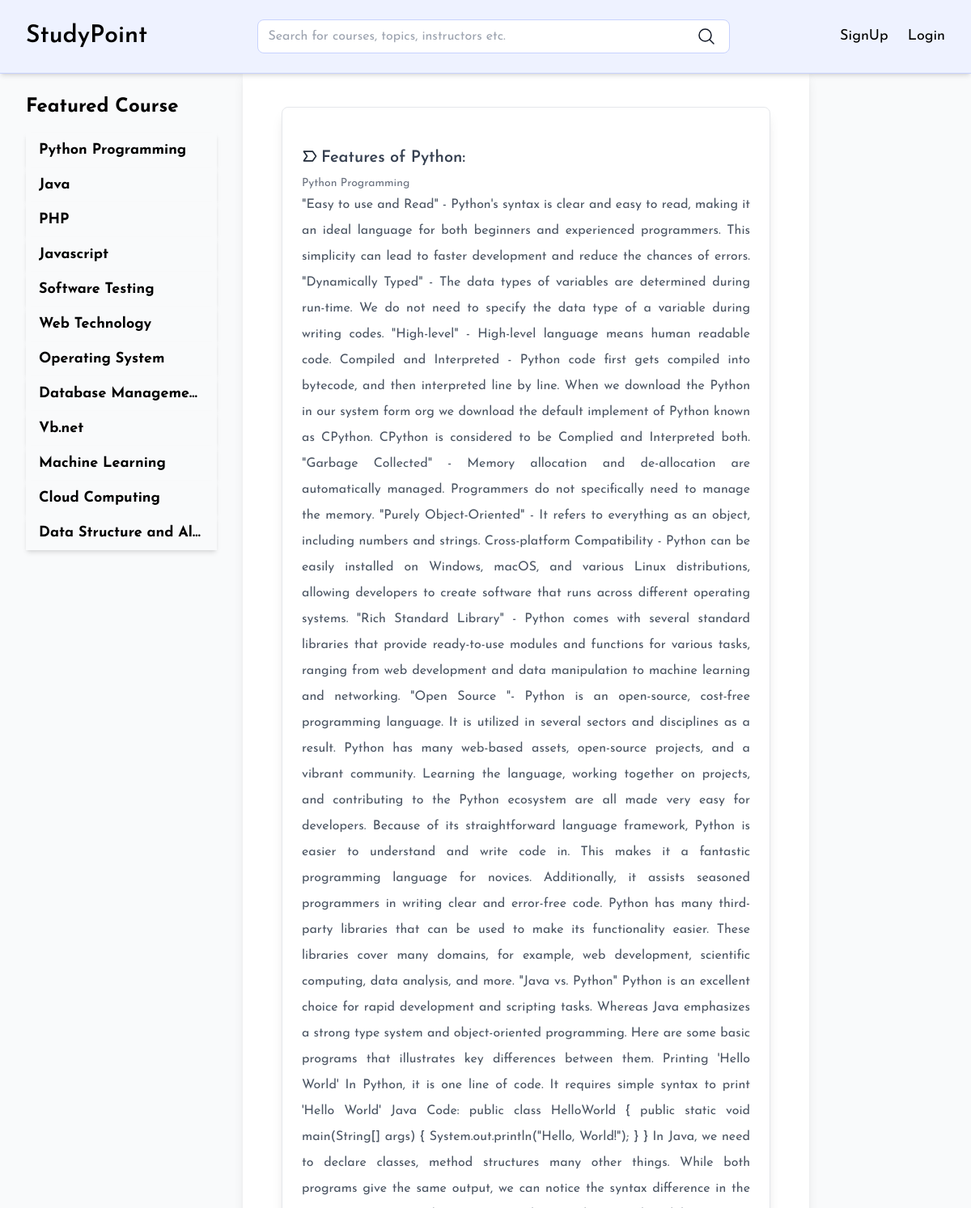
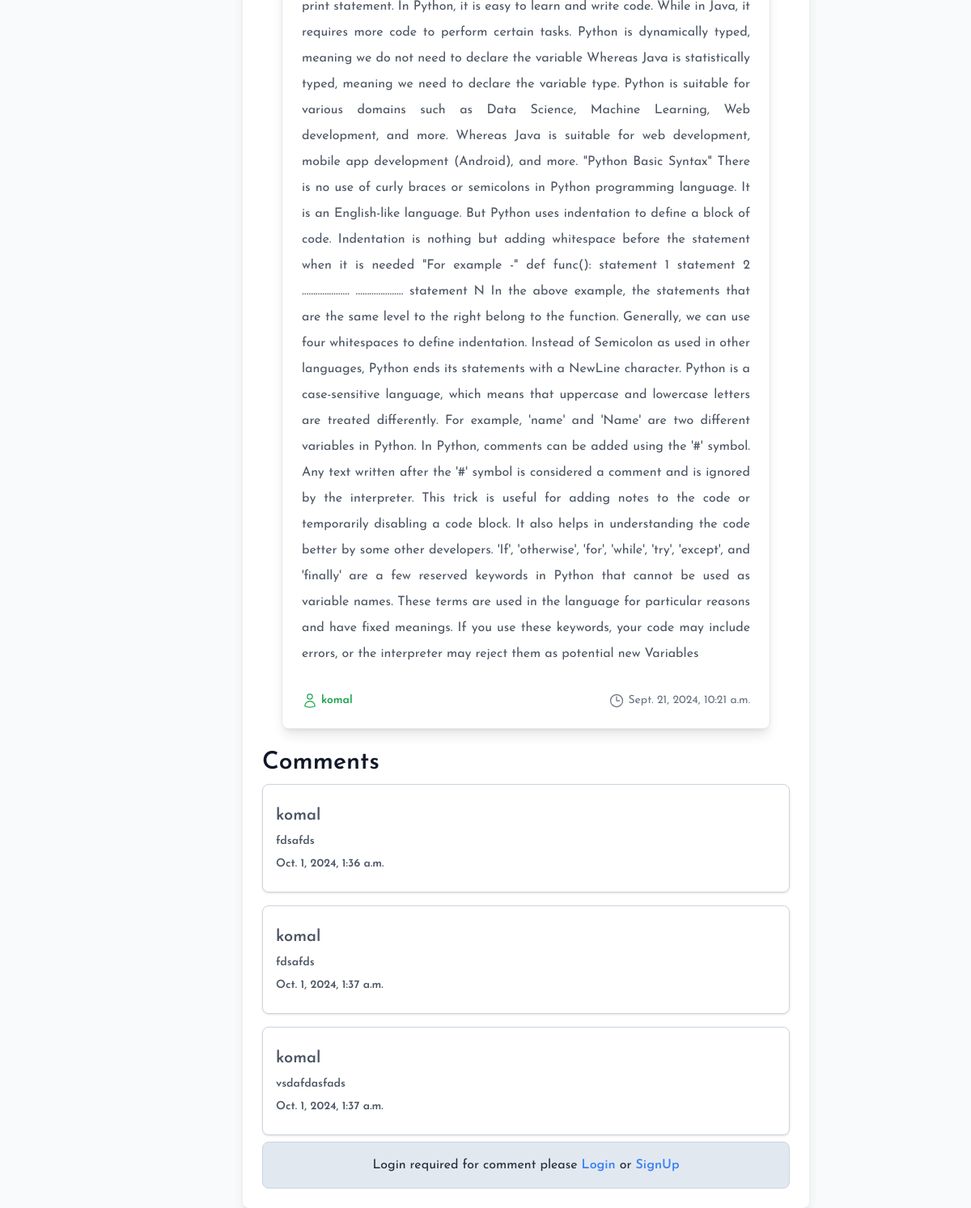
Page /single-view/2 on the committed database (2 pictures, top to bottom).
### cms/models.py (models this page shows, shortened)
class Topics(models.Model):
    name = models.CharField(max_length=200)
    description = models.TextField()
    created_at = models.DateTimeField(auto_now_add=True)

class Content(models.Model):
    topic = models.ForeignKey(Topics, on_delete=models.CASCADE)
    tutorial = models.ForeignKey(Tutorial, on_delete=models.CASCADE)
    title = models.CharField(max_length=200)
    content = models.TextField()
    created_at = models.DateTimeField(auto_now_add=True)
    image = models.ImageField(upload_to='content/')
    author = models.ForeignKey(User, on_delete=models.SET_NULL, blank=True, null=True)

class Comment(models.Model):
    content_id = models.ForeignKey(Content, on_delete=models.CASCADE)
    user_id = models.ForeignKey(User, on_delete=models.CASCADE)
    comment = models.TextField()
    created_at = models.DateTimeField(default=timezone.now)

### cms/views.py (the view)
# urls.py: path("single-view/<int:content_id>", singleView, name="singleView"),
def singleView(req, content_id):
    content = Content.objects.get(pk=content_id)
    data={}
    data['title'] = content.title
    data['categories'] = Topics.objects.all()
    data['post'] = Content.objects.get(id=content_id)
    data['comments'] = Comment.objects.filter(content_id=content_id)
    return render(req, 'singleView.html', data)

### templates/singleView.html (shortened to what this page needs)
{% extends 'base.html' %}
{% block "content" %}
    <div class="flex-1 flex flex-col p-6 space-y-4">
        <div class="flex p-6 bg-white rounded-lg shadow-lg border border-gray-200 gap-2">
            <div class="flex flex-col w-full mt-4">
                <p class="text-xl font-semibold flex gap-1 my-2 text-gray-700">
                    <svg class="w-5 h-5 text-gray-800 dark:text-black mt-0.5" aria-hidden="true" xmlns="http://www.w3.org/2000/svg" width="20" height="20" fill="none" viewBox="0 0 24 24">
                        <path stroke="currentColor" stroke-linecap="round" stroke-linejoin="round" stroke-width="2" d="M16.153 19 21 12l-4.847-7H3l4.848 7L3 19h13.153Z"/>
                      </svg>
                    {{ post.title }}
                </p>
                <p class="text-sm text-gray-500">{{post.topic.name}}</p>
                <p class="text-base text-gray-600 mb-4 leading-loose text-justify">{{ post.content }}</p>
                <div class="flex items-center justify-between mt-4">
                    <span class="text-sm text-green-600 font-semibold flex gap-1">
                        {{ post.author }}
                    </span>
                    <span class="text-sm text-gray-500 flex gap-1">
                        <svg xmlns="http://www.w3.org/2000/svg" fill="none" viewBox="0 0 24 24" stroke-width="1.5" stroke="currentColor" class="w-5 h-5">
                            <path stroke-linecap="round" stroke-linejoin="round" d="M12 6v6h4.5m4.5 0a9 9 0 1 1-18 0 9 9 0 0 1 18 0Z" />
                        </svg>
                        {{ post.created_at}}
                    </span>
                </div>
            </div>
        </div>
    </div>
   <div class="flex flex-col">
    <div class="text-3xl font-semibold">Comments</div>
   {% for comment in comments %}
   <div class="flex p-4 border border-slate-300 my-2 rounded-lg shadow">
    <div class="flex-[4]">
        <div class="text-xl my-2 font-semibold text-gray-600">{{comment.user_id}}</div>
        <div class="text-sm my-2 font-semibold text-gray-600">{{comment.comment}}</div>
        <div class="text-sm my-2 font-semibold text-gray-600">{{comment.created_at}}</div>
    </div>
</div>
   {% endfor %}
   {% if request.user.is_authenticated %}
   <form action="{% url 'saveComment' post.id %}" method="post">
           {% csrf_token %}
       <textarea name="comment" class="flex-1 px-3 border border-gray-200 rounded-lg" placeholder="Write a comment..." id=""></textarea>
       <button type="submit" class="bg-indigo-800 px-3 rounded-lg text-white flex-[0.1]">Post</button>
   </form>
   {% else %}
   <p class=" text-center text-gray-800 p-4 bg-slate-200 rounded-lg border border-slate-300">Login required for comment please <a href="{% url 'login' %}" class="text-blue-500 hover:underline font-semibold">Login</a> or <a href="{% url 'register' %}" class="text-blue-500 hover:underline font-semibold">SignUp</a></p>
   {% endif %}
</div>
{% endblock %}

### templates/base.html (shortened to what this page needs)
<!DOCTYPE html>
<html lang="en">
<head>
    <script src="https://cdn.tailwindcss.com"></script>
</head>
<body class="bg-gray-50 text-gray-900">
    <div class="flex flex-1 justify-between bg-indigo-50 py-6 border-b border-indigo-200 px-8 items-center shadow-md mb-5 fixed w-full ">
        <a href="{% url 'homePage' %}"><h1 class="text-3xl font-semibold text-black">StudyPoint</h1></a>
        <form action="{% url 'search' %}" method="get" class="flex bg-white rounded-lg w-full mx-[12%] border border-indigo-200">
            <input type="text" placeholder="Search for courses, topics, instructors etc." name="q" class="bg-transparent w-full px-3 py-2 rounded-lg">
            <button type="submit" class="px-4 py-2 rounded-lg flex">
                <svg xmlns="http://www.w3.org/2000/svg" fill="none" viewBox="0 0 24 24" stroke-width="1.5" stroke="currentColor" class="size-6">
                    <path stroke-linecap="round" stroke-linejoin="round" d="m21 21-5.197-5.197m0 0A7.5 7.5 0 1 0 5.196 5.196a7.5 7.5 0 0 0 10.607 10.607Z" />
                  </svg>
            </button>
        </form>
        <nav class="flex space-x-6 text-lg">
            {% if user.is_authenticated %}
                <a href="{% url 'homePage' %}" class="px-3 py-2 rounded-lg text-indigo-500 hover:text-indigo-800 flex flex-1 gap-1">
                    <svg class="w-6 h-6 " aria-hidden="true" xmlns="http://www.w3.org/2000/svg" width="24" height="24" fill="none" viewBox="0 0 24 24">
                        <path stroke="currentColor" stroke-linecap="round" stroke-linejoin="round" stroke-width="1.2" d="M12 21a9 9 0 1 0 0-18 9 9 0 0 0 0 18Zm0 0a8.949 8.949 0 0 0 4.951-1.488A3.987 3.987 0 0 0 13 16h-2a3.987 3.987 0 0 0-3.951 3.512A8.948 8.948 0 0 0 12 21Zm3-11a3 3 0 1 1-6 0 3 3 0 0 1 6 0Z"/>
                      </svg>
                    {{user.username}}
                </a>
                <a href="{% url 'logout' %}" class="text-white px-3 py-2 rounded-lg hover:text-indigo-500 transition duration-1000 bg-indigo-700 hover:bg-indigo-50">Logout</a>
            {% else %}
                <a href="{% url 'register' %}" class="text-black hover:text-indigo-500 transition duration-300">SignUp</a>
                <a href="{% url 'login' %}" class="text-black hover:text-indigo-500 transition duration-300">Login</a>
            {% endif %}
        </nav>
    </div>
    <div class="flex flex-1 pt-[7%]">
        <div class="w-3/12 p-8">
            <h2 class="text-2xl font-bold text-black mb-4">Featured Course</h2>
            <div class="flex flex-col">
                {% for cat in categories %}
                    <a href="{% url 'filter' cat.id %}"
                       class="{% if cat.id == active_category_id %}bg-indigo-800 text-white{% else %}bg-gray-50 hover:bg-indigo-50 {% endif %} text-black shadow-md text-[18px] px-4 font-bold py-2 truncate">
                        {{ cat.name }}
                    </a>
                {% endfor %}
            </div>
        </div>
        <div class="w-9/12 bg-white shadow-lg rounded-lg p-6 w-[700px]">
            {% block "content" %}{% endblock %}
        </div>
    </div>
</body>
</html>

### templates/base.html (style rules this page uses)
* { font-family: "Josefin Sans", sans-serif!important; }

### rows in the picture
Topics: name "Python Programming"
Topics: name "Java"
Topics: name "PHP"
Topics: name "Javascript"
Topics: name "Software Testing"
Topics: name "Web Technology"
Topics: name "Operating System"
Topics: name "Database Manageme…"
Topics: name "Vb.net"
Topics: name "Machine Learning"
Topics: name "Cloud Computing"
Topics: name "Data Structure and Al…"
Content: title "Features of Python:", topic.name "Python Programming", content "\"Easy to use and Read\" - Python's syntax is clear and easy to read, making it an ideal language for both beginners and experienced programmers. This simplicity can lead to faster development and reduce the chances of errors. \"Dynamically Typed\" - The data types of variables are determined during run-time. We do not need to specify the data type of a variable during writing codes. \"High-level\" - High-level language means human readable code. Compiled and Interpreted - Python code first gets compiled into bytecode, and then interpreted line by line. When we download the Python in our system form org we download the default implement of Python known as CPython. CPython is considered to be…", author "komal", created_at "Sept. 21, 2024, 10:21 a.m."
Comment: user_id "komal", comment "fdsafds", created_at "Oct. 1, 2024, 1:36 a.m."
Comment: user_id "komal", comment "fdsafds", created_at "Oct. 1, 2024, 1:37 a.m."
Comment: user_id "komal", comment "vsdafdasfads", created_at "Oct. 1, 2024, 1:37 a.m."
